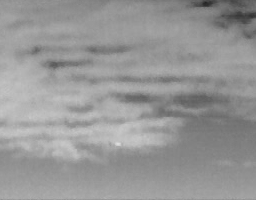
#> input picture code/p/1.bmp, 256 x 200 px
$ python NRAM.py   (older library calls are emulated)
#> lines starting #> are read from the running program, lines starting #| are printed output that depends on the picture
import numpy as np
import matplotlib.pyplot as plt
import cv2
import math
import scipy


def init(path):
#> called with path = './1.bmp'
    pic = plt.imread(path)
#> pic is the input picture: shape (200, 256); min 36, max 221, mean 150.8
    plt.figure()
    plt.subplot(131)
    plt.title('Original')
    if pic.ndim == 2:
        plt.imshow(pic, cmap='gray')
    if pic.ndim == 3:
        plt.imshow(pic)
        pic = cv2.cvtColor(pic, cv2.COLOR_RGB2GRAY)
    pic = np.float64(pic)

    return pic


def gen_patch(pic, patch_size=40, slide_step=40):

    pic_H, pic_W = np.shape(pic)[0:2]

    row_patch_num = math.ceil((pic_H - patch_size) / slide_step + 1)
    col_patch_num = math.ceil((pic_W - patch_size) / slide_step + 1)
    row_pos_arr = list(range(0, slide_step * (row_patch_num - 1), slide_step))
    row_pos_arr.append(pic_H - patch_size)
    col_pos_arr = list(range(0, slide_step * (col_patch_num - 1), slide_step))
    col_pos_arr.append(pic_W - patch_size)

    Patch = np.zeros((patch_size, patch_size, row_patch_num * col_patch_num))
    k = 0
    for j in col_pos_arr:
        for i in row_pos_arr:
            patch_cell = pic[i:i + patch_size, j:j + patch_size]
            Patch[:, :, k] = patch_cell
            k += 1

    return Patch


def res_patch(patch, pic, patch_size=40, slide_step=40):

    pic_H, pic_W = np.shape(pic)[0:2]

    row_patch_num = math.ceil((pic_H - patch_size) / slide_step + 1)
    col_patch_num = math.ceil((pic_W - patch_size) / slide_step + 1)
    row_pos_arr = list(range(0, slide_step * (row_patch_num - 1), slide_step))
    row_pos_arr.append(pic_H - patch_size)
    col_pos_arr = list(range(0, slide_step * (col_patch_num - 1), slide_step))
    col_pos_arr.append(pic_W - patch_size)

    accImg = np.zeros((pic_H, pic_W))
    weiImg = np.zeros((pic_H, pic_W))
    onesMat = np.ones((patch_size, patch_size))
    k = 0
    for j in col_pos_arr:
        for i in row_pos_arr:
            tempPatch = np.reshape(patch[:, :, k], (patch_size, patch_size))
            accImg[i:i+patch_size, j:j+patch_size] = tempPatch
            weiImg[i:i+patch_size, j:j+patch_size] = onesMat
            k += 1

    return accImg / weiImg


def structure_tensor_lambda(pic, size=3):
    Gaussian_kernel = cv2.getGaussianKernel(size, 2) @ cv2.getGaussianKernel(3, 2).T
    u = scipy.ndimage.convolve(pic, Gaussian_kernel)
    Gx, Gy = np.gradient(u)

    Gaussian_kernel = cv2.getGaussianKernel(size, 9) @ cv2.getGaussianKernel(3, 9).T
    J_11 = scipy.ndimage.convolve(Gx * Gx, Gaussian_kernel)
    J_12 = scipy.ndimage.convolve(Gx * Gy, Gaussian_kernel)
    J_21 = J_12
    J_22 = scipy.ndimage.convolve(Gy * Gy, Gaussian_kernel)

    sqrt_delta = ((J_11 - J_22) ** 2 + 4 * (J_12 ** 2)) ** (1 / 2)
    lambda1 = 0.5 * (J_11 + J_22 + sqrt_delta)
    lambda2 = 0.5 * (J_11 + J_22 - sqrt_delta)

    return lambda1, lambda2


def prox_pstnn(Y, N, mu):
    dim = Y.shape
    X = np.zeros(dim, dtype='complex')
    Y = np.fft.fft(Y)
    tau = 1 / mu

    U, diagS, V = np.linalg.svd(Y[:, :, 0])
    des_S = np.sort(diagS)[::-1]
    idx_S = np.argsort(diagS)[::-1]
    des_U, des_V = U[:, idx_S], V.T[:, idx_S]
    U1, diagS1, V1 = des_U[:, 0:N+1], des_S[0:N+1], des_V[:, 0:N+1]
    U2, diagS2, V2 = des_U[:, N+1:], des_S[N+1:], des_V[:, N+1:]
    threshS2 = np.fmax(diagS2 - tau, 0)
    X[:, :, 0] = U1 @ np.diag(diagS1) @ V1.T + U2 @ np.diag(threshS2) @ V2.T

    half_n3 = round(dim[2] / 2)
    for i in range(1, half_n3 + 1):
        U, diagS, V = np.linalg.svd(Y[:, :, i])
        des_S = np.sort(diagS)[::-1]
        idx_S = np.argsort(diagS)[::-1]
        des_U, des_V = U[:, idx_S], V.T[:, idx_S]
        U1, diagS1, V1 = des_U[:, 0:N+1], des_S[0:N+1], des_V[:, 0:N+1]
        U2, diagS2, V2 = des_U[:, N+1:], des_S[N+1:], des_V[:, N+1:]
        threshS2 = np.fmax(diagS2 - tau, 0)
        X[:, :, i] = U1 @ np.diag(diagS1) @ V1.T + U2 @ np.diag(threshS2) @ V2.T
        X[:, :, dim[2] - i] = np.conj(X[:, :, i])

    if dim[2] % 2 == 0:
        i = half_n3 + 1
        U, diagS, V = np.linalg.svd(Y[:, :, i])
        des_S = np.sort(diagS)[::-1]
        idx_S = np.argsort(diagS)[::-1]
        des_U, des_V = U[:, idx_S], V.T[:, idx_S]
        U1, diagS1, V1 = des_U[:, 0:N+1], des_S[0:N+1], des_V[:, 0:N + 1]
        U2, diagS2, V2 = des_U[:, N+1:], des_S[N+1:], des_V[:, N+1:]
        threshS2 = np.fmax(diagS2 - tau, 0)
        X[:, :, i] = U1 @ np.diag(diagS1) @ V1.T + U2 @ np.diag(threshS2) @ V2.T

    X = np.fft.ifft(X)

    return X.real


def prox_l1(b, lambda_):
    x = np.fmax(0, b - lambda_) + np.fmin(0, b + lambda_)
    x = np.fmax(x, 0)

    return x


def rankN(x, ration_n):

    num3 = np.shape(x)[2]
    re_x = x.reshape(num3, -1, order='F')
    S_diag = np.linalg.svd(re_x)[1]
    des_S = np.sort(S_diag)[::-1]
    ratioVec = des_S / des_S[0]
    idxArr = np.where(ratioVec < ration_n)[0]
    if idxArr[0] > 0:
        N = idxArr[0] - 1
    else:
        N = 0

    return N


def trpca_pstnn(X, lambda_, tenW, tol=1e-3, max_iter=500, rho=1.05, mu=2e-3, max_mu=1e10, debug=None):

    N = rankN(X, 0.1)

    dim = np.shape(X)
    L = np.zeros(dim)
    S = np.zeros(dim)
    Y = np.zeros(dim)
    weightTen = np.ones(dim)

    for iter in range(max_iter):
        preT = np.sum(S > 0)

        R = -S + X - Y / mu
        L = prox_pstnn(R, N, mu)

        T = -L + X - Y / mu
        S = prox_l1(T, weightTen * lambda_ / mu)
        weightTen = N+1 / (np.abs(S) + 0.01) / tenW

        dY = L + S - X
        err = np.linalg.norm(dY) / np.linalg.norm(X)
        currT = np.sum(S[:] > 0)

        if debug:
            print("iter: %d , mu: %.4f, err: %.4f, |T|0: %d" % (iter, mu, err, int(currT)))

        if err < tol or (0 < preT == currT > 0):
            break

        Y = Y + dY * mu
        mu = min(rho * mu, max_mu)

    return L, S


lambdaL = 0.7

img = init("./1.bmp")
D = gen_patch(img)
#> after the loop in gen_patch, `for j in col_pos_arr:`: k = 35

n1, n2, n3 = D.shape
#> n1 = 40; n2 = 40; n3 = 35

lambDa1, lambDa2 = structure_tensor_lambda(img)
#> in structure_tensor_lambda, `Gx, Gy = np.gradient(u)`:
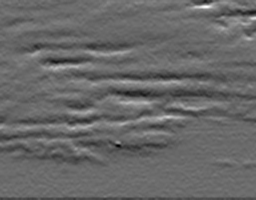
#> Gx: shape (200, 256) float64; min -17.06, max 24.91, mean 0.2; drawn with min black and max white
#> in structure_tensor_lambda, `Gx, Gy = np.gradient(u)`:
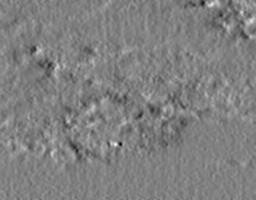
#> Gy: shape (200, 256) float64; min -11.85, max 11.52, mean -0.118; drawn with min black and max white
#> in structure_tensor_lambda, `J_11 = scipy.ndimage.convolve(Gx * Gx, Gaussian_kernel)`:
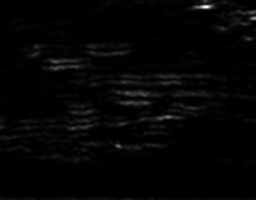
#> J_11: shape (200, 256) float64; min 0.00479, max 451.5, mean 8.3; drawn with min black and max white
#> in structure_tensor_lambda, `J_12 = scipy.ndimage.convolve(Gx * Gy, Gaussian_kernel)`:
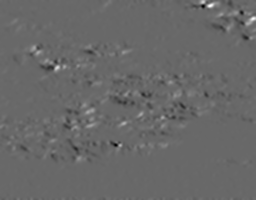
#> J_12: shape (200, 256) float64; min -57.5, max 82.65, mean 0; drawn with min black and max white
#> in structure_tensor_lambda, `J_22 = scipy.ndimage.convolve(Gy * Gy, Gaussian_kernel)`:
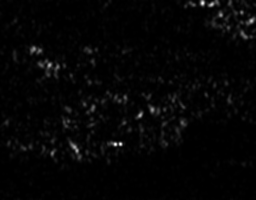
#> J_22: shape (200, 256) float64; min 0.000925, max 72.22, mean 1.5; drawn with min black and max white
#> in structure_tensor_lambda, `lambda2 = 0.5 * (J_11 + J_22 - sqrt_delta)`:
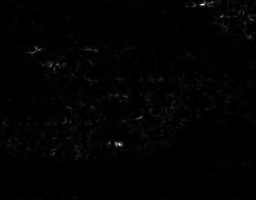
#> lambda2: shape (200, 256) float64; min 0.000749, max 42.23, mean 0.4; drawn with min black and max white
cornerStrength = (lambDa1 * lambDa2) / (lambDa1 + lambDa2)
maxValue = np.maximum(lambDa1, lambDa2)
priorWeight = np.zeros(maxValue.shape, np.float64)
cv2.normalize(cornerStrength * maxValue, priorWeight, 1.0, 0.0, cv2.NORM_MINMAX, dtype=cv2.CV_64F)
W = gen_patch(priorWeight)

lambda0 = lambdaL / math.sqrt(max(n1, n2) * n3)
#> lambda0 = 0.0187

B, T_ = trpca_pstnn(D, lambda0, W)
#> in rankN, `S_diag = np.linalg.svd(re_x)[1]`: S_diag = 35 values, max 35569.5 at index 0, min 49.5 at index 34, mean 1298.9
#> in rankN, `des_S = np.sort(S_diag)[::-1]`: des_S has the same summary as S_diag
#> in rankN, `ratioVec = des_S / des_S[0]`: ratioVec = 35 values, max 1 at index 0, min 0.00139 at index 34, mean 0.0365
#> in rankN, `idxArr = np.where(ratioVec < ration_n)[0]`: idxArr = 34 values from 1 to 34
#> in rankN, `N = idxArr[0] - 1`: N = 0
#> the loop in trpca_pstnn, `for iter in range(max_iter):` made 4 passes
#> (preT, err, currT) on passes 2 to 4: (738, 0.0146, 26), (26, 0.0112, 24), (24, 0.00939, 24)
#> (err, currT) on pass 1: (0.0249, 738)

tarImg = res_patch(T_, img)
#> after the loop in res_patch, `for j in col_pos_arr:`: weiImg: shape (200, 256) float64; every value is 1
#> after the loop in res_patch, `for j in col_pos_arr:`: k = 35
backImg = res_patch(B, img)

maxV = np.max(img)
#> maxV = 221
E = cv2.normalize(tarImg, None, 1, 0, cv2.NORM_MINMAX, dtype=cv2.CV_64F)*maxV
E = E.astype(np.uint8)
A = cv2.normalize(backImg, None, 1, 0, cv2.NORM_MINMAX, dtype=cv2.CV_64F)*maxV
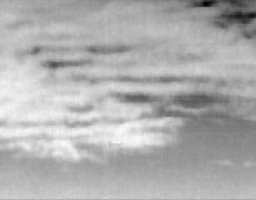
#> A: shape (200, 256) float64; min -1.57e-15, max 221, mean 152; drawn with min black and max white
A = A.astype(np.uint8)
plt.subplot(132)
plt.imshow(E, cmap='gray')
plt.title("Target")
plt.subplot(133)
plt.imshow(A, cmap='gray')
plt.title("Background")

plt.show()
